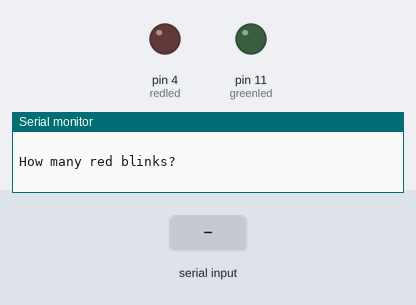
A sketch run on a simulated Arduino Uno, built with avr-gcc and run on an emulated ATmega328P. Shown: output pins drawn as LEDs (lit = HIGH), the last lines printed to the serial monitor. Dashed ring = blinking. The test bench sets the inputs (shaded band).

Above: at 0.8 s.
0.9 s: "90,45,200,10,150,30\n" received over Serial
At 1.17 s:
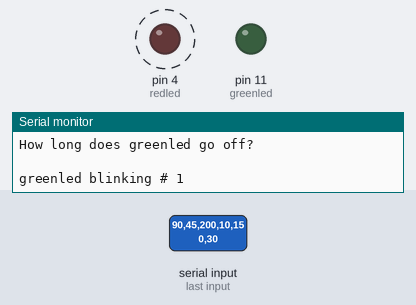
At 24.4 s:
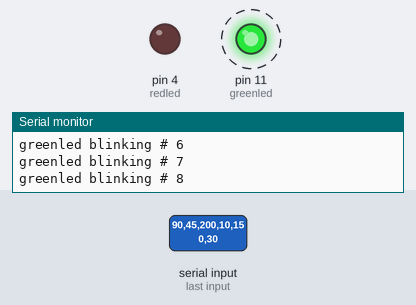
Timing chart, 0 to 24.9 s (numbered marks = the images above; inputs shaded):
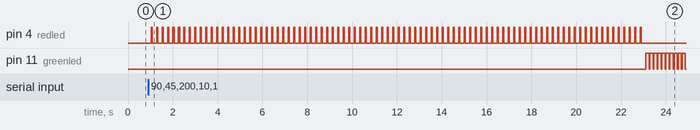

Measured:
- after the input at 0.9 s, pin 4 (redled): alternates HIGH for 0.05 s and LOW for 0.20 s, 180 changes in all, then stays LOW, starting after 0.13 s; pin 11 (greenled): alternates HIGH for 0.15 s and LOW for 0.03 s, starting after 22.2 s

The sketch:

BlinkingProgramme_potentiometer_.ino
```cpp
int redled=4;
int greenled=11;
int blinkred;
int blinkgreen;
int redledon;
int redledoff;
int greenledon;
int greenledoff;


void setup() {
  // put your setup code here, to run once:
  {
    Serial.begin(9600);
    pinMode(redled, OUTPUT);
    pinMode(greenled, OUTPUT);
    Serial.println("THIS IS MY BLINKING PROGRAME");
    Serial.println(" ");

    Serial.println("How many red blinks?");
    Serial.println(" ");
    while(Serial.available()==0){};
    blinkred=Serial.parseInt();

    Serial.println("How long does redled go on?");
    Serial.println(" ");
    while(Serial.available()==0){};
    redledon=Serial.parseInt();

    Serial.println("How long does redled go off?");
    Serial.println(" ");
    while(Serial.available()==0){};
    redledoff=Serial.parseInt();


    Serial.println("How many green blinks?");
    Serial.println(" ");
    while(Serial.available()==0){};
    blinkgreen=Serial.parseInt();

    Serial.println("How long does greenled go on?");
    Serial.println(" ");
    while(Serial.available()==0){};
    greenledon=Serial.parseInt();

    Serial.println("How long does greenled go off?");
    Serial.println(" ");
    while(Serial.available()==0){};
    greenledoff=Serial.parseInt();
    }


}

void loop() {
  // put your main code here, to run repeatedly:
  for(int j=1;j<=blinkred;j=j+1)
  {
  Serial.print("greenled blinking # ");
  Serial.println(j);
  digitalWrite(redled,HIGH);
  delay(redledon);
  digitalWrite(redled,LOW);
  delay(redledoff);
  }
  Serial.print(" ");

  for(int j=1;j<=blinkgreen;j=j+1)
  {
  Serial.print("greenled blinking # ");
  Serial.println(j);
  digitalWrite(greenled,HIGH);
  delay(greenledon);
  digitalWrite(greenled,LOW);
  delay(greenledoff);
  }


}
```
